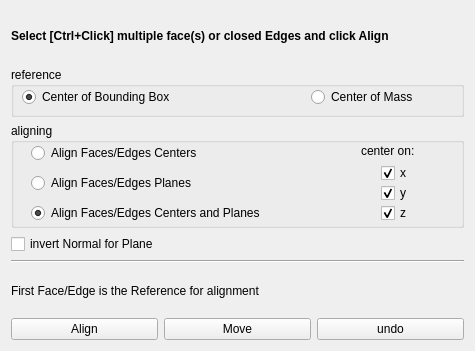
<?xml version="1.0" encoding="UTF-8"?>
<ui version="4.0">
 <author>Maurice</author>
 <class>CenterAlignObjectsFacesEdges</class>
 <widget class="QWidget" name="CenterAlignObjectsFacesEdges">
  <property name="windowModality">
   <enum>Qt::NonModal</enum>
  </property>
  <property name="geometry">
   <rect>
    <x>0</x>
    <y>0</y>
    <width>475</width>
    <height>351</height>
   </rect>
  </property>
  <property name="focusPolicy">
   <enum>Qt::NoFocus</enum>
  </property>
  <property name="windowTitle">
   <string>Center Align Faces/Edges</string>
  </property>
  <layout class="QVBoxLayout" name="verticalLayout">
   <item>
    <layout class="QVBoxLayout" name="verticalLayout_2">
     <item>
      <widget class="QLabel" name="lbl_info">
       <property name="font">
        <font>
         <weight>75</weight>
         <bold>true</bold>
        </font>
       </property>
       <property name="text">
        <string>&lt;html&gt;&lt;head/&gt;&lt;body&gt;&lt;p&gt;Select [Ctrl+Click] multiple face(s) or closed Edges and click Align&lt;/p&gt;&lt;/body&gt;&lt;/html&gt;</string>
       </property>
      </widget>
     </item>
     <item>
      <layout class="QHBoxLayout" name="horizontalLayout">
       <item>
        <widget class="QGroupBox" name="groupBox">
         <property name="title">
          <string>reference</string>
         </property>
         <widget class="QRadioButton" name="rb_bb">
          <property name="geometry">
           <rect>
            <x>11</x>
            <y>20</y>
            <width>241</width>
            <height>20</height>
           </rect>
          </property>
          <property name="text">
           <string>Center of Bounding Box</string>
          </property>
          <property name="checked">
           <bool>true</bool>
          </property>
         </widget>
         <widget class="QRadioButton" name="rb_mass">
          <property name="geometry">
           <rect>
            <x>300</x>
            <y>20</y>
            <width>181</width>
            <height>20</height>
           </rect>
          </property>
          <property name="text">
           <string>Center of Mass</string>
          </property>
         </widget>
        </widget>
       </item>
      </layout>
     </item>
    </layout>
   </item>
   <item>
    <layout class="QHBoxLayout" name="hLayout2">
     <item>
      <widget class="QGroupBox" name="groupBox_2">
       <property name="title">
        <string>aligning</string>
       </property>
       <widget class="QRadioButton" name="rb_centers">
        <property name="geometry">
         <rect>
          <x>20</x>
          <y>20</y>
          <width>261</width>
          <height>20</height>
         </rect>
        </property>
        <property name="text">
         <string>Align Faces/Edges Centers</string>
        </property>
       </widget>
       <widget class="QRadioButton" name="rb_planes">
        <property name="geometry">
         <rect>
          <x>20</x>
          <y>50</y>
          <width>261</width>
          <height>20</height>
         </rect>
        </property>
        <property name="text">
         <string>Align Faces/Edges Planes</string>
        </property>
       </widget>
       <widget class="QRadioButton" name="rb_centers_planes">
        <property name="geometry">
         <rect>
          <x>20</x>
          <y>80</y>
          <width>301</width>
          <height>20</height>
         </rect>
        </property>
        <property name="text">
         <string>Align Faces/Edges Centers and Planes</string>
        </property>
        <property name="checked">
         <bool>true</bool>
        </property>
       </widget>
       <widget class="QCheckBox" name="cb_x">
        <property name="geometry">
         <rect>
          <x>370</x>
          <y>40</y>
          <width>41</width>
          <height>20</height>
         </rect>
        </property>
        <property name="text">
         <string>x</string>
        </property>
        <property name="checked">
         <bool>true</bool>
        </property>
       </widget>
       <widget class="QCheckBox" name="cb_y">
        <property name="geometry">
         <rect>
          <x>370</x>
          <y>60</y>
          <width>41</width>
          <height>20</height>
         </rect>
        </property>
        <property name="text">
         <string>y</string>
        </property>
        <property name="checked">
         <bool>true</bool>
        </property>
       </widget>
       <widget class="QCheckBox" name="cb_z">
        <property name="geometry">
         <rect>
          <x>370</x>
          <y>80</y>
          <width>41</width>
          <height>20</height>
         </rect>
        </property>
        <property name="text">
         <string>z</string>
        </property>
        <property name="checked">
         <bool>true</bool>
        </property>
       </widget>
       <widget class="QLabel" name="label_2">
        <property name="geometry">
         <rect>
          <x>350</x>
          <y>20</y>
          <width>61</width>
          <height>16</height>
         </rect>
        </property>
        <property name="text">
         <string>center on:</string>
        </property>
       </widget>
      </widget>
     </item>
    </layout>
   </item>
   <item>
    <layout class="QVBoxLayout" name="verticalLayout_3">
     <item>
      <widget class="QCheckBox" name="cb_inv_normals">
       <property name="text">
        <string>invert Normal for Plane</string>
       </property>
      </widget>
     </item>
     <item>
      <widget class="Line" name="line">
       <property name="orientation">
        <enum>Qt::Horizontal</enum>
       </property>
      </widget>
     </item>
     <item>
      <widget class="QLabel" name="label">
       <property name="text">
        <string>First Face/Edge is the Reference for alignment</string>
       </property>
      </widget>
     </item>
     <item>
      <layout class="QHBoxLayout" name="hLayout1">
       <item>
        <widget class="QPushButton" name="btnAlign">
         <property name="toolTip">
          <string>select Faces or Edges (Ctrl+LBM) and click button to Apply</string>
         </property>
         <property name="text">
          <string>Align</string>
         </property>
        </widget>
       </item>
       <item>
        <widget class="QPushButton" name="btnMove">
         <property name="toolTip">
          <string>select an Object and click button to Move it</string>
         </property>
         <property name="text">
          <string>Move</string>
         </property>
        </widget>
       </item>
       <item>
        <widget class="QPushButton" name="btnUndoMove">
         <property name="toolTip">
          <string>select Faces / Edges and click to show Normals</string>
         </property>
         <property name="text">
          <string>undo</string>
         </property>
        </widget>
       </item>
      </layout>
     </item>
    </layout>
   </item>
  </layout>
 </widget>
 <resources/>
 <connections/>
</ui>
